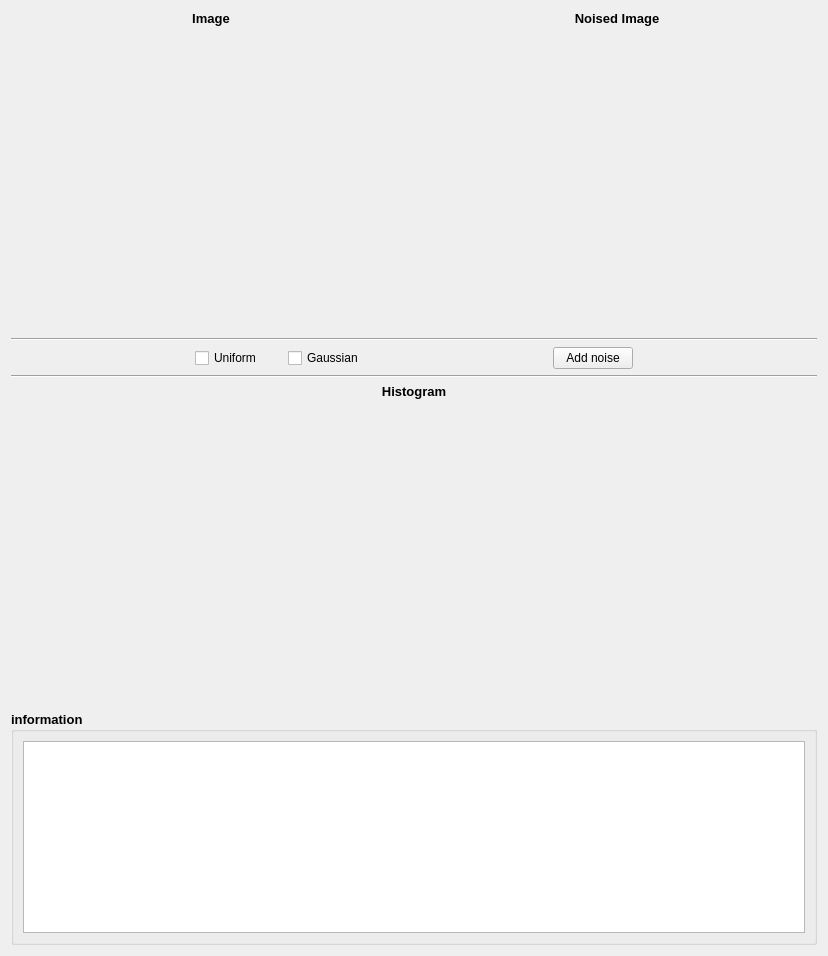
      <widget class="QWidget" name="ROI">
       <attribute name="title">
        <string>ROI</string>
       </attribute>
       <layout class="QGridLayout" name="gridLayout_13">
        <item row="4" column="0" colspan="2">
         <layout class="QGridLayout" name="gridLayout_12">
          <item row="0" column="0">
           <layout class="QVBoxLayout" name="verticalLayout_29">
            <item>
             <widget class="QLabel" name="Histogram_label_4">
              <property name="font">
               <font>
                <pointsize>10</pointsize>
                <weight>75</weight>
                <bold>true</bold>
               </font>
              </property>
              <property name="text">
               <string>Histogram</string>
              </property>
              <property name="alignment">
               <set>Qt::AlignCenter</set>
              </property>
             </widget>
            </item>
            <item>
             <widget class="MplWidget" name="ROIHistogram" native="true">
              <property name="sizePolicy">
               <sizepolicy hsizetype="Expanding" vsizetype="Expanding">
                <horstretch>0</horstretch>
                <verstretch>0</verstretch>
               </sizepolicy>
              </property>
              <property name="minimumSize">
               <size>
                <width>400</width>
                <height>300</height>
               </size>
              </property>
             </widget>
            </item>
           </layout>
          </item>
         </layout>
        </item>
        <item row="2" column="0" colspan="2">
         <layout class="QHBoxLayout" name="horizontalLayout_4">
          <item>
           <spacer name="horizontalSpacer_4">
            <property name="orientation">
             <enum>Qt::Horizontal</enum>
            </property>
            <property name="sizeType">
             <enum>QSizePolicy::Expanding</enum>
            </property>
            <property name="sizeHint" stdset="0">
             <size>
              <width>40</width>
              <height>20</height>
             </size>
            </property>
           </spacer>
          </item>
          <item>
           <widget class="QCheckBox" name="checkBox_uniform">
            <property name="text">
             <string>Uniform</string>
            </property>
           </widget>
          </item>
          <item>
           <spacer name="horizontalSpacer_9">
            <property name="orientation">
             <enum>Qt::Horizontal</enum>
            </property>
            <property name="sizeType">
             <enum>QSizePolicy::Minimum</enum>
            </property>
            <property name="sizeHint" stdset="0">
             <size>
              <width>20</width>
              <height>20</height>
             </size>
            </property>
           </spacer>
          </item>
          <item>
           <widget class="QCheckBox" name="checkBox_gaussian">
            <property name="text">
             <string>Gaussian</string>
            </property>
           </widget>
          </item>
          <item>
           <spacer name="horizontalSpacer_6">
            <property name="orientation">
             <enum>Qt::Horizontal</enum>
            </property>
            <property name="sizeHint" stdset="0">
             <size>
              <width>40</width>
              <height>20</height>
             </size>
            </property>
           </spacer>
          </item>
          <item>
           <widget class="QPushButton" name="pushROI_2">
            <property name="text">
             <string>Add noise</string>
            </property>
           </widget>
          </item>
          <item>
           <spacer name="horizontalSpacer_5">
            <property name="orientation">
             <enum>Qt::Horizontal</enum>
            </property>
            <property name="sizeHint" stdset="0">
             <size>
              <width>40</width>
              <height>20</height>
             </size>
            </property>
           </spacer>
          </item>
         </layout>
        </item>
        <item row="0" column="0">
         <layout class="QVBoxLayout" name="verticalLayout_28">
          <item>
           <widget class="QLabel" name="Histogram_label_5">
            <property name="font">
             <font>
              <pointsize>10</pointsize>
              <weight>75</weight>
              <bold>true</bold>
             </font>
            </property>
            <property name="text">
             <string>Image</string>
            </property>
            <property name="alignment">
             <set>Qt::AlignCenter</set>
            </property>
           </widget>
          </item>
          <item>
           <widget class="MplWidget" name="ROIimage" native="true">
            <property name="sizePolicy">
             <sizepolicy hsizetype="Expanding" vsizetype="Expanding">
              <horstretch>0</horstretch>
              <verstretch>0</verstretch>
             </sizepolicy>
            </property>
            <property name="minimumSize">
             <size>
              <width>400</width>
              <height>300</height>
             </size>
            </property>
           </widget>
          </item>
         </layout>
        </item>
        <item row="1" column="0" colspan="2">
         <widget class="Line" name="line_2">
          <property name="orientation">
           <enum>Qt::Horizontal</enum>
          </property>
         </widget>
        </item>
        <item row="3" column="0" colspan="2">
         <widget class="Line" name="line">
          <property name="orientation">
           <enum>Qt::Horizontal</enum>
          </property>
         </widget>
        </item>
        <item row="0" column="1">
         <layout class="QVBoxLayout" name="verticalLayout_30">
          <item>
           <widget class="QLabel" name="ROINoisedimage">
            <property name="font">
             <font>
              <pointsize>10</pointsize>
              <weight>75</weight>
              <bold>true</bold>
             </font>
            </property>
            <property name="text">
             <string>Noised Image</string>
            </property>
            <property name="alignment">
             <set>Qt::AlignCenter</set>
            </property>
           </widget>
          </item>
          <item>
           <widget class="MplWidget" name="Original_Histogram_6" native="true">
            <property name="sizePolicy">
             <sizepolicy hsizetype="Expanding" vsizetype="Expanding">
              <horstretch>0</horstretch>
              <verstretch>0</verstretch>
             </sizepolicy>
            </property>
            <property name="minimumSize">
             <size>
              <width>400</width>
              <height>300</height>
             </size>
            </property>
           </widget>
          </item>
         </layout>
        </item>
        <item row="5" column="0" colspan="2">
         <widget class="QGroupBox" name="groupBox">
          <property name="font">
           <font>
            <pointsize>10</pointsize>
            <weight>75</weight>
            <bold>true</bold>
           </font>
          </property>
          <property name="title">
           <string>information</string>
          </property>
          <layout class="QGridLayout" name="gridLayout_15">
           <item row="0" column="0">
            <widget class="QTextBrowser" name="textbrowser_histogram_2"/>
           </item>
          </layout>
         </widget>
        </item>
       </layout>
      </widget>
